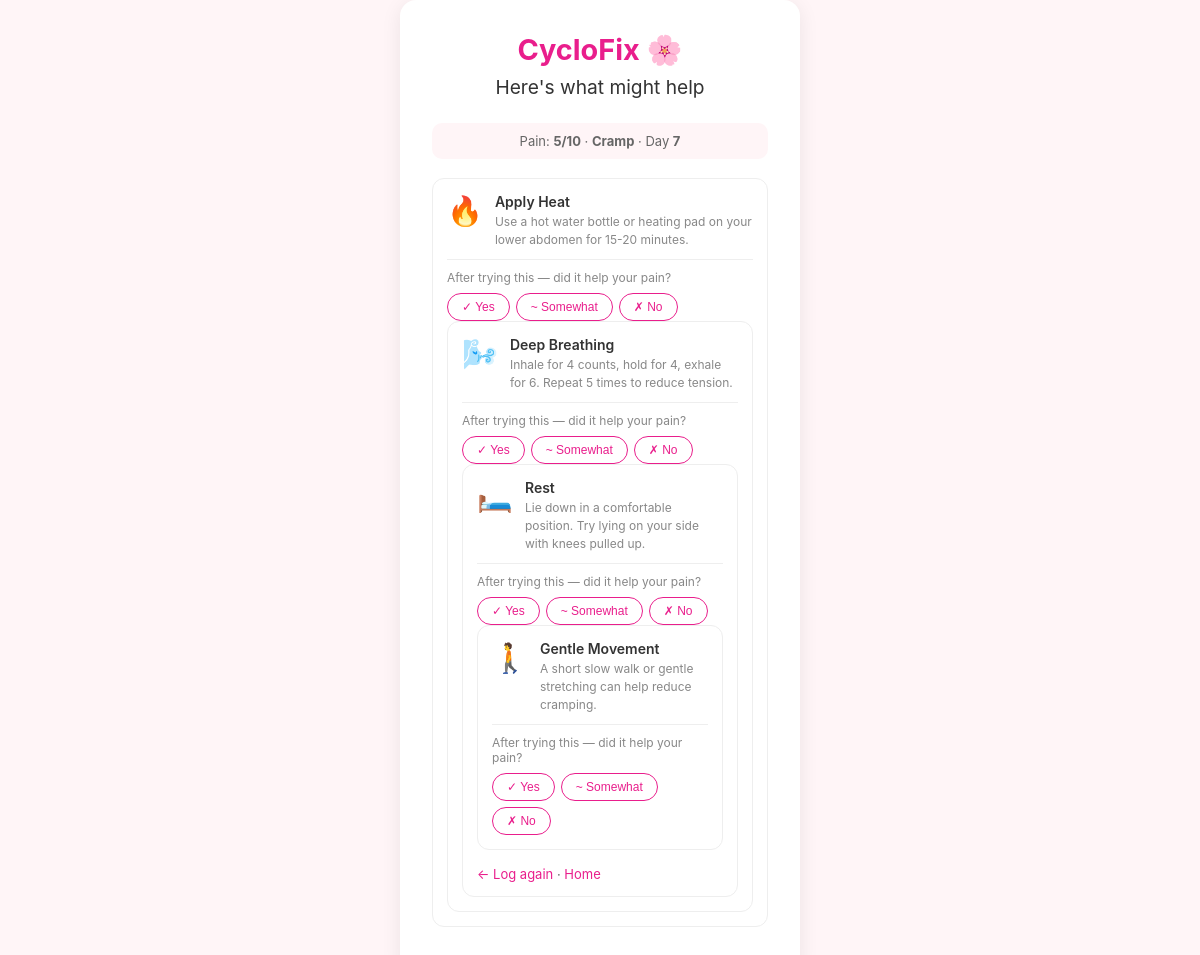
The page /suggestions (signed in) on the database its author committed.
### models.py (models this page shows)
class CycleLog(db.Model):
    id = db.Column(db.Integer, primary_key=True)
    user_id = db.Column(db.Integer, db.ForeignKey('user.id'), nullable=False)
    date = db.Column(db.Date, nullable=False, default=datetime.utcnow)
    cycle_day = db.Column(db.Integer, nullable=True)
    pain_intensity = db.Column(db.Integer, nullable=True)
    pain_type = db.Column(db.String(50), nullable=True)
    relief_suggestion = db.Column(db.String(100), nullable=True)
    relief_helped = db.Column(db.String(20), nullable=True)
    created_at = db.Column(db.DateTime, default=datetime.utcnow)

### app.py (the view)
@app.route('/suggestions')
@login_required
def suggestions():
    from collections import Counter
    latest_log = CycleLog.query.filter_by(
        user_id=current_user.id
    ).order_by(CycleLog.created_at.desc()).first()
    all_suggestions = {
        'cramp': ['heat', 'breathing', 'rest', 'movement'],
        'ache': ['rest', 'heat', 'movement', 'breathing'],
        'sharp': ['rest', 'breathing', 'heat', 'movement'],
        'back': ['heat', 'movement', 'rest', 'breathing']
    }
    pain_type = latest_log.pain_type if latest_log else 'cramp'
    suggestions_list = all_suggestions.get(pain_type, all_suggestions['cramp'])
    past_feedback = CycleLog.query.filter_by(
        user_id=current_user.id,
        pain_type=pain_type
    ).filter(CycleLog.relief_helped == 'yes').all()
    all_helpful = [log.relief_suggestion for log in past_feedback]
    help_counts = Counter(all_helpful)
    helpful = [s for s, count in help_counts.items() if count >= 2]
    suggestions_list = sorted(
        suggestions_list,
        key=lambda x: help_counts.get(x, 0),
        reverse=True
    )
    suggestion_details = {
        'heat': {
            'emoji': '🔥',
            'title': 'Apply Heat',
            'desc': 'Use a hot water bottle or heating pad on your lower abdomen for 15-20 minutes.'
        },
        'breathing': {
            'emoji': '🌬️',
            'title': 'Deep Breathing',
            'desc': 'Inhale for 4 counts, hold for 4, exhale for 6. Repeat 5 times to reduce tension.'
        },
        'rest': {
            'emoji': '🛏️',
            'title': 'Rest',
            'desc': 'Lie down in a comfortable position. Try lying on your side with knees pulled up.'
        },
        'movement': {
            'emoji': '🚶',
            'title': 'Gentle Movement',
            'desc': 'A short slow walk or gentle stretching can help reduce cramping.'
        }
    }
    return render_template('suggestions.html',
        user=current_user,
        suggestions=suggestions_list,
        details=suggestion_details,
        log=latest_log,
        helpful=helpful
    )

### app.py (called while the page is built)
@login_manager.user_loader
def load_user(user_id):
    return User.query.get(int(user_id))

### templates/suggestions.html (shortened to what this page needs)
<!DOCTYPE html>
<html lang="en">
<head>
    <link rel="stylesheet" href="{{ url_for('static', filename='style.css') }}">
</head>
<body>
    <div class="container">
        <h1>CycloFix 🌸</h1>
        <h2>Here's what might help</h2>
        {% if log %}
        <div class="pain-summary">
            Pain: <strong>{{ log.pain_intensity }}/10</strong> ·
            <strong>{{ log.pain_type | capitalize }}</strong> ·
            Day <strong>{{ log.cycle_day }}</strong>
        </div>
        {% endif %}
        <div class="suggestions-list">
            {% for s in suggestions %}
            <div class="suggestion-card {% if s in helpful %}previously-helped{% endif %}">
                <div class="suggestion-header">
                    <span class="suggestion-emoji">{{ details[s].emoji }}</span>
                    <div class="suggestion-text">
                        <div class="suggestion-title">{{ details[s].title }}</div>
                        <div class="suggestion-desc">{{ details[s].desc }}</div>
                    </div>
                </div>
              <div class="feedback-section">
    <div class="feedback-label">After trying this — did it help your pain?</div>
    <div class="feedback-buttons" id="feedback-{{ s }}">
        <button class="feedback-btn yes"
                onclick="submitFeedback('{{ s }}', 'yes', this)">
            ✓ Yes
        </button>
        <button class="feedback-btn somewhat"
                onclick="submitFeedback('{{ s }}', 'somewhat', this)">
            ~ Somewhat
        </button>
        <button class="feedback-btn no"
                onclick="submitFeedback('{{ s }}', 'no', this)">
            ✗ No
        </button>
    </div>
</div>
            {% endfor %}
        </div>
        <p><a href="/log">← Log again</a> · <a href="/">Home</a></p>
    </div>
</body>
</html>

### static/style.css (style rules this page uses)
* { margin: 0; padding: 0; box-sizing: border-box; }
body { font-family: -apple-system, BlinkMacSystemFont, 'Segoe UI', sans-serif; background: #fff5f7; min-height: 100vh; display: flex; align-items: center; justify-content: center; }
.container { background: white; padding: 2rem; border-radius: 16px; box-shadow: 0 4px 20px rgba(0,0,0,0.08); width: 100%; max-width: 400px; text-align: center; }
h1 { color: #e91e8c; font-size: 1.8rem; margin-bottom: 0.5rem; }
h2 { color: #333; font-size: 1.2rem; margin-bottom: 1.5rem; font-weight: 400; }
button { width: 100%; padding: 12px; background: #e91e8c; color: white; border: none; border-radius: 10px; font-size: 15px; cursor: pointer; margin-top: 0.5rem; transition: background 0.2s; }
p { margin-top: 1rem; font-size: 13px; color: #666; }
a { color: #e91e8c; text-decoration: none; }
.pain-summary { background: #fff5f7; border-radius: 10px; padding: 10px 14px; font-size: 13px; color: #666; margin-bottom: 1.2rem; }
.suggestions-list { display: flex; flex-direction: column; gap: 10px; margin-bottom: 1rem; }
.suggestion-card { background: #fff; border: 1.5px solid #eee; border-radius: 12px; padding: 14px; text-align: left; transition: border-color 0.2s; }
.suggestion-header { display: flex; align-items: flex-start; gap: 12px; margin-bottom: 10px; }
.suggestion-emoji { font-size: 1.8rem; flex-shrink: 0; }
.suggestion-title { font-size: 14px; font-weight: 600; color: #333; margin-bottom: 3px; }
.suggestion-desc { font-size: 12px; color: #888; line-height: 1.5; }
.feedback-buttons { display: flex; align-items: center; gap: 6px; margin-top: 8px; }
.feedback-label { font-size: 12px; color: #999; flex-shrink: 0; }
.feedback-btn { padding: 5px 12px; border-radius: 999px; font-size: 12px; border: 1.5px solid #eee; background: white; cursor: pointer; transition: all 0.15s; width: auto; margin: 0; }
.feedback-section { margin-top: 10px; padding-top: 10px; border-top: 0.5px solid #eee; }
.feedback-label { font-size: 12px; color: #888; margin-bottom: 8px; }
.feedback-buttons { display: flex; gap: 6px; flex-wrap: wrap; }
.feedback-btn { padding: 6px 14px; border-radius: 999px; font-size: 12px; border: 1.5px solid #e91e8c; background: white; color: #e91e8c; cursor: pointer; transition: all 0.15s; width: auto; margin: 0; font-weight: 500; }

### rows shown on the page
CycleLog: pain_intensity "5", pain_type "Cramp", cycle_day "7"

### other values the page prints
{{ details[s].emoji }} "🔥" "🌬️" "🛏️" "🚶"
{{ details[s].title }} "Apply Heat" "Deep Breathing" "Rest" "Gentle Movement"
{{ details[s].desc }} "Use a hot water bottle or heating pad on your lower abdomen for 15-20 minutes." "Inhale for 4 counts, hold for 4, exhale for 6. Repeat 5 times to reduce tension." "Lie down in a comfortable position. Try lying on your side with knees pulled up." "A short slow walk or gentle stretching can help reduce cramping."
